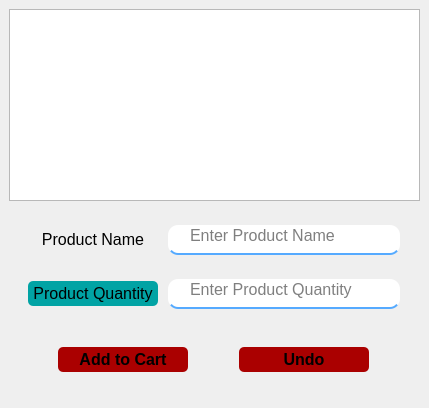
         <widget class="QWidget" name="transactionPage">
          <layout class="QVBoxLayout" name="verticalLayout_27">
           <property name="spacing">
            <number>0</number>
           </property>
           <property name="leftMargin">
            <number>0</number>
           </property>
           <property name="topMargin">
            <number>0</number>
           </property>
           <property name="rightMargin">
            <number>0</number>
           </property>
           <property name="bottomMargin">
            <number>0</number>
           </property>
           <item>
            <widget class="QWidget" name="widget_14" native="true">
             <layout class="QVBoxLayout" name="verticalLayout_37">
              <property name="spacing">
               <number>0</number>
              </property>
              <property name="leftMargin">
               <number>0</number>
              </property>
              <property name="topMargin">
               <number>0</number>
              </property>
              <property name="rightMargin">
               <number>0</number>
              </property>
              <property name="bottomMargin">
               <number>0</number>
              </property>
              <item>
               <widget class="QWidget" name="widget_26" native="true">
                <property name="sizePolicy">
                 <sizepolicy hsizetype="Preferred" vsizetype="Expanding">
                  <horstretch>0</horstretch>
                  <verstretch>0</verstretch>
                 </sizepolicy>
                </property>
                <layout class="QVBoxLayout" name="verticalLayout_38">
                 <item>
                  <widget class="QWidget" name="widget_27" native="true">
                   <property name="sizePolicy">
                    <sizepolicy hsizetype="Preferred" vsizetype="Expanding">
                     <horstretch>0</horstretch>
                     <verstretch>0</verstretch>
                    </sizepolicy>
                   </property>
                   <layout class="QVBoxLayout" name="verticalLayout_36">
                    <property name="spacing">
                     <number>0</number>
                    </property>
                    <property name="leftMargin">
                     <number>0</number>
                    </property>
                    <property name="topMargin">
                     <number>0</number>
                    </property>
                    <property name="rightMargin">
                     <number>0</number>
                    </property>
                    <property name="bottomMargin">
                     <number>0</number>
                    </property>
                    <item>
                     <widget class="QTableView" name="tableView_6">
                      <property name="styleSheet">
                       <string notr="true">color: rgb(0, 0, 0);</string>
                      </property>
                     </widget>
                    </item>
                   </layout>
                  </widget>
                 </item>
                 <item>
                  <widget class="QWidget" name="widget_28" native="true">
                   <property name="minimumSize">
                    <size>
                     <width>411</width>
                     <height>80</height>
                    </size>
                   </property>
                   <layout class="QHBoxLayout" name="horizontalLayout_31">
                    <item>
                     <widget class="QWidget" name="widget_29" native="true">
                      <property name="sizePolicy">
                       <sizepolicy hsizetype="Fixed" vsizetype="Fixed">
                        <horstretch>0</horstretch>
                        <verstretch>0</verstretch>
                       </sizepolicy>
                      </property>
                      <property name="minimumSize">
                       <size>
                        <width>372</width>
                        <height>100</height>
                       </size>
                      </property>
                      <property name="styleSheet">
                       <string notr="true">QWidget{
border-radius: 5px;
}
#inputProductName_3, #inputProductPrice_3, #inputProductQuantity_3, #inputProductCompany_3{
	
	color: rgb(0, 0, 0);
	border-bottom: 2px solid rgba(85, 170, 255);
	border-radius: 10px;
	padding-bottom: 7px;
    padding-left: 20px;
	padding-right: 20px;
}

QLineEdit:focus{
	border: 3px solid rgb(85, 170, 255);
	border-radius: 20px;
}
</string>
                      </property>
                      <layout class="QVBoxLayout" name="verticalLayout_35">
                       <item>
                        <widget class="QWidget" name="widget_30" native="true">
                         <property name="sizePolicy">
                          <sizepolicy hsizetype="Preferred" vsizetype="Fixed">
                           <horstretch>0</horstretch>
                           <verstretch>0</verstretch>
                          </sizepolicy>
                         </property>
                         <layout class="QHBoxLayout" name="horizontalLayout_32">
                          <property name="spacing">
                           <number>10</number>
                          </property>
                          <property name="leftMargin">
                           <number>0</number>
                          </property>
                          <property name="topMargin">
                           <number>0</number>
                          </property>
                          <property name="rightMargin">
                           <number>0</number>
                          </property>
                          <property name="bottomMargin">
                           <number>0</number>
                          </property>
                          <item>
                           <widget class="QLabel" name="label_14">
                            <property name="sizePolicy">
                             <sizepolicy hsizetype="Fixed" vsizetype="Fixed">
                              <horstretch>0</horstretch>
                              <verstretch>0</verstretch>
                             </sizepolicy>
                            </property>
                            <property name="minimumSize">
                             <size>
                              <width>130</width>
                              <height>25</height>
                             </size>
                            </property>
                            <property name="font">
                             <font>
                              <pointsize>12</pointsize>
                             </font>
                            </property>
                            <property name="styleSheet">
                             <string notr="true">QLabel{
background-color: rgb(1, 163, 164);
text-align: center;
}#</string>
                            </property>
                            <property name="text">
                             <string>Product Name</string>
                            </property>
                            <property name="alignment">
                             <set>Qt::AlignCenter</set>
                            </property>
                           </widget>
                          </item>
                          <item>
                           <widget class="QLineEdit" name="inputProductName_3">
                            <property name="sizePolicy">
                             <sizepolicy hsizetype="Fixed" vsizetype="Fixed">
                              <horstretch>0</horstretch>
                              <verstretch>0</verstretch>
                             </sizepolicy>
                            </property>
                            <property name="minimumSize">
                             <size>
                              <width>232</width>
                              <height>30</height>
                             </size>
                            </property>
                            <property name="maximumSize">
                             <size>
                              <width>250</width>
                              <height>30</height>
                             </size>
                            </property>
                            <property name="font">
                             <font>
                              <pointsize>12</pointsize>
                              <weight>50</weight>
                              <bold>false</bold>
                             </font>
                            </property>
                            <property name="whatsThis">
                             <string>&lt;html&gt;&lt;head/&gt;&lt;body&gt;&lt;p&gt;adsasa&lt;/p&gt;&lt;/body&gt;&lt;/html&gt;</string>
                            </property>
                            <property name="styleSheet">
                             <string notr="true"/>
                            </property>
                            <property name="placeholderText">
                             <string>Enter Product Name</string>
                            </property>
                           </widget>
                          </item>
                         </layout>
                        </widget>
                       </item>
                       <item>
                        <widget class="QWidget" name="widget_31" native="true">
                         <property name="sizePolicy">
                          <sizepolicy hsizetype="Preferred" vsizetype="Fixed">
                           <horstretch>0</horstretch>
                           <verstretch>0</verstretch>
                          </sizepolicy>
                         </property>
                         <layout class="QHBoxLayout" name="horizontalLayout_33">
                          <property name="spacing">
                           <number>10</number>
                          </property>
                          <property name="leftMargin">
                           <number>0</number>
                          </property>
                          <property name="topMargin">
                           <number>0</number>
                          </property>
                          <property name="rightMargin">
                           <number>0</number>
                          </property>
                          <property name="bottomMargin">
                           <number>0</number>
                          </property>
                         </layout>
                        </widget>
                       </item>
                       <item>
                        <widget class="QWidget" name="widget_32" native="true">
                         <property name="sizePolicy">
                          <sizepolicy hsizetype="Preferred" vsizetype="Fixed">
                           <horstretch>0</horstretch>
                           <verstretch>0</verstretch>
                          </sizepolicy>
                         </property>
                         <layout class="QHBoxLayout" name="horizontalLayout_34">
                          <property name="spacing">
                           <number>10</number>
                          </property>
                          <property name="leftMargin">
                           <number>0</number>
                          </property>
                          <property name="topMargin">
                           <number>12</number>
                          </property>
                          <property name="rightMargin">
                           <number>0</number>
                          </property>
                          <property name="bottomMargin">
                           <number>0</number>
                          </property>
                          <item>
                           <widget class="QLabel" name="label_16">
                            <property name="sizePolicy">
                             <sizepolicy hsizetype="Fixed" vsizetype="Maximum">
                              <horstretch>0</horstretch>
                              <verstretch>0</verstretch>
                             </sizepolicy>
                            </property>
                            <property name="minimumSize">
                             <size>
                              <width>130</width>
                              <height>25</height>
                             </size>
                            </property>
                            <property name="font">
                             <font>
                              <pointsize>12</pointsize>
                             </font>
                            </property>
                            <property name="styleSheet">
                             <string notr="true">background-color: rgb(1, 163, 164);</string>
                            </property>
                            <property name="text">
                             <string>Product Quantity</string>
                            </property>
                            <property name="alignment">
                             <set>Qt::AlignCenter</set>
                            </property>
                           </widget>
                          </item>
                          <item>
                           <widget class="QLineEdit" name="inputProductQuantity_3">
                            <property name="sizePolicy">
                             <sizepolicy hsizetype="Fixed" vsizetype="Fixed">
                              <horstretch>0</horstretch>
                              <verstretch>0</verstretch>
                             </sizepolicy>
                            </property>
                            <property name="minimumSize">
                             <size>
                              <width>232</width>
                              <height>30</height>
                             </size>
                            </property>
                            <property name="maximumSize">
                             <size>
                              <width>250</width>
                              <height>30</height>
                             </size>
                            </property>
                            <property name="font">
                             <font>
                              <pointsize>12</pointsize>
                             </font>
                            </property>
                            <property name="styleSheet">
                             <string notr="true"/>
                            </property>
                            <property name="placeholderText">
                             <string>Enter Product Quantity</string>
                            </property>
                           </widget>
                          </item>
                         </layout>
                        </widget>
                       </item>
                       <item>
                        <widget class="QWidget" name="widget_33" native="true">
                         <property name="sizePolicy">
                          <sizepolicy hsizetype="Preferred" vsizetype="Fixed">
                           <horstretch>0</horstretch>
                           <verstretch>0</verstretch>
                          </sizepolicy>
                         </property>
                         <layout class="QHBoxLayout" name="horizontalLayout_35">
                          <property name="spacing">
                           <number>10</number>
                          </property>
                          <property name="leftMargin">
                           <number>0</number>
                          </property>
                          <property name="topMargin">
                           <number>17</number>
                          </property>
                          <property name="rightMargin">
                           <number>0</number>
                          </property>
                          <property name="bottomMargin">
                           <number>0</number>
                          </property>
                         </layout>
                        </widget>
                       </item>
                       <item alignment="Qt::AlignVCenter">
                        <widget class="QWidget" name="widget_34" native="true">
                         <property name="minimumSize">
                          <size>
                           <width>70</width>
                           <height>0</height>
                          </size>
                         </property>
                         <layout class="QHBoxLayout" name="horizontalLayout_36">
                          <property name="spacing">
                           <number>30</number>
                          </property>
                          <item>
                           <widget class="QPushButton" name="updateProductBtn_4">
                            <property name="sizePolicy">
                             <sizepolicy hsizetype="Preferred" vsizetype="Preferred">
                              <horstretch>0</horstretch>
                              <verstretch>0</verstretch>
                             </sizepolicy>
                            </property>
                            <property name="minimumSize">
                             <size>
                              <width>130</width>
                              <height>25</height>
                             </size>
                            </property>
                            <property name="maximumSize">
                             <size>
                              <width>130</width>
                              <height>25</height>
                             </size>
                            </property>
                            <property name="font">
                             <font>
                              <pointsize>12</pointsize>
                              <weight>75</weight>
                              <bold>true</bold>
                             </font>
                            </property>
                            <property name="styleSheet">
                             <string notr="true">background-color: rgb(170, 0, 0);</string>
                            </property>
                            <property name="text">
                             <string>Add to Cart</string>
                            </property>
                           </widget>
                          </item>
                          <item>
                           <widget class="QPushButton" name="updateProductBtn_5">
                            <property name="sizePolicy">
                             <sizepolicy hsizetype="Preferred" vsizetype="Preferred">
                              <horstretch>0</horstretch>
                              <verstretch>0</verstretch>
                             </sizepolicy>
                            </property>
                            <property name="minimumSize">
                             <size>
                              <width>130</width>
                              <height>25</height>
                             </size>
                            </property>
                            <property name="maximumSize">
                             <size>
                              <width>130</width>
                              <height>25</height>
                             </size>
                            </property>
                            <property name="font">
                             <font>
                              <pointsize>12</pointsize>
                              <weight>75</weight>
                              <bold>true</bold>
                             </font>
                            </property>
                            <property name="styleSheet">
                             <string notr="true">background-color: rgb(170, 0, 0);</string>
                            </property>
                            <property name="text">
                             <string>Undo</string>
                            </property>
                           </widget>
                          </item>
                         </layout>
                        </widget>
                       </item>
                      </layout>
                     </widget>
                    </item>
                   </layout>
                  </widget>
                 </item>
                </layout>
               </widget>
              </item>
             </layout>
            </widget>
           </item>
          </layout>
         </widget>
